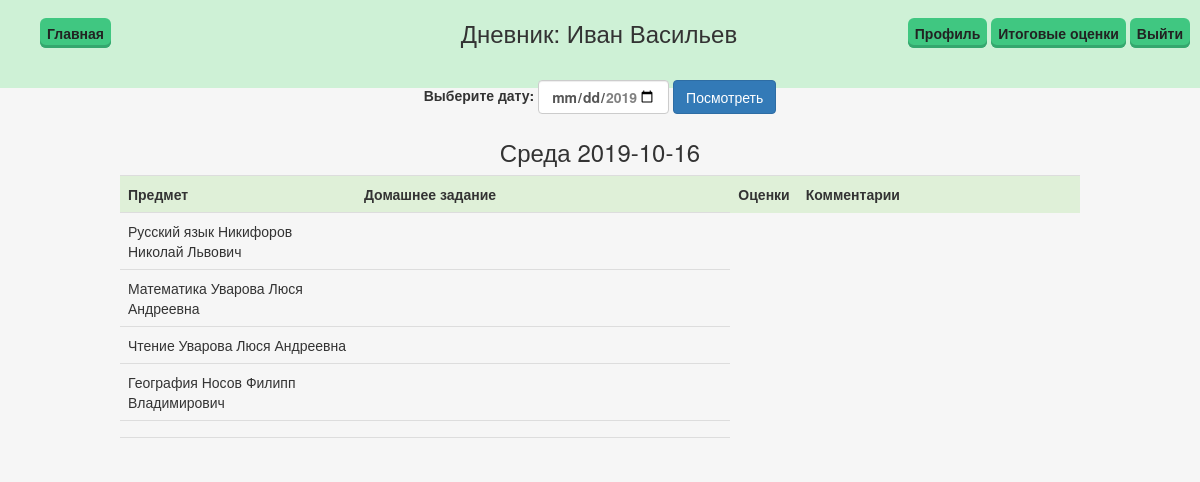
The app's page /main/me/ (signed in) with its own data.
### login/models.py (models this page shows, shortened)
class Schedule(models.Model):
    class Meta():
        db_table = 'schedule'
    classes = models.ForeignKey(Clas)
    s1 = models.ForeignKey(Rasp,related_name='rasp_s1',blank=True,null=True)
    s2 = models.ForeignKey(Rasp,related_name='pasp_s2',blank=True,null=True)
    s3 = models.ForeignKey(Rasp, related_name='rasp_s3',blank=True,null=True)
    s4 = models.ForeignKey(Rasp, related_name='pasp_s4',blank=True,null=True)
    s5 = models.ForeignKey(Rasp, related_name='rasp_s5',blank=True,null=True)
    s6 = models.ForeignKey(Rasp, related_name='pasp_s6',blank=True,null=True)
    s7 = models.ForeignKey(Rasp, related_name='rasp_s7',blank=True,null=True)
    s8 = models.ForeignKey(Rasp, related_name='pasp_s8',blank=True,null=True)
    st_day = models.DateField()
    end_day = models.DateField()
    date = myFields.DayOfTheWeekField()

class Rasp(models.Model):
    class Meta():
        db_table = 'rasp'
    teacher = models.ForeignKey(Teacher)
    subject = models.ForeignKey(Subject)
    def __str__(self):
        return "%s %s" % (self.subject,self.teacher)

class Subject(models.Model):
    class Meta():
        db_table = 'subject'
    name = models.CharField(max_length=100)
    def __str__(self):
        return "%s" % self.name

class Teacher(models.Model):
    class Meta():
        db_table = 'teacher'
    fname = models.CharField(max_length=100)
    sname = models.CharField(max_length=100)
    thname = models.CharField(max_length=100)
    staj = models.PositiveIntegerField()
    def __str__(self):
        return "%s %s %s" % (self.sname,self.fname,self.thname)

### main/views.py (the view)
# urls.py: url(r'^',views.show,name='api'),
def show(request):
    if request.user.is_authenticated():
        dnevnik(request,dicts)
        return render_to_response('dnevnik.html',dicts)
    else:
        return redirect('/auth/login')

### login/forms.py
class ProfileForm(forms.ModelForm):
    class Meta:
        model = Profile
        exclude = [""]

### login/models.py (called while the page is built)
    def __str__(self):
        return "%s" % (self.char_class)

### templates/dnevnik.html (shortened to what this page needs)
{% extends 'bar/top_bar.html' %}
{% block dnevnik %}
    <div class="all-content">
    <form action="" method="GET" class="form-inline text-center">
     <label>Выберите дату:
     <input type="date" name="date" min ="{{ sched.st_day }}" max="{{ sched.end_day }}" class="form-control">
     <input type="submit" value="Посмотреть" class="btn btn-primary"></label>
    </form>
    <div id="tabless">
    <h3 align="center">{{ weekday }} {{ date }}</h3>
    {% if sched %}
    <table border=0 align=center class="table" width=90%>
        <tr class="success"><th width=25%>Предмет</th>
            <th width=40%>Домашнее задание</th>
		    <th width=5%>Оценки</th>
            <th width=40%>Комментарии</th>
        </tr>
        <tr><td width=25%>{% if sched.s1%}{{ sched.s1 }}{% endif %}</td>
             <td width=40%>
                </td>
        </tr>
        <tr><td width=25%>{% if sched.s2%}{{ sched.s2 }}{% endif %}</td>
            <td width=40%>
                </td>
        </tr>
        <tr><td width=25%>{% if sched.s3%}{{ sched.s3 }}{% endif %}</td>
             <td width=40%>
                </td>
        </tr>
        <tr><td width=25%>{% if sched.s4%}{{ sched.s4 }}{% endif %}</td>
             <td width=40%>
                </td>
        </tr>
        <tr><td width=25%>{% if sched.s5%}{{ sched.s5 }}{% endif %}</td>
             <td width=40%>
                </td>
        </tr>
        <tr><td width=25%>{% if sched.s6%}{{ sched.s6 }}{% endif %}</td>
             <td width=40%>
                </td>
        </tr>
    </table>
</div>
    {% else %}
    <h1 align="center">Выходной день</h1>
    {% endif %}
    </div>
{% endblock %}

### templates/bar/top_bar.html
{% extends 'main.html' %}
{% block topbar %}
<div class="menu">
   <div class="top-menu">
    <ul>
        <div class="btn-group navbar-btn navbar-left">
            <li><a href="/main/me" class="click1">Главная</a></li>
        </div>
        <div style="margin-left:10px;margin-right:10px;float:left" class="btn-group navbar-btn navbar-right"> <li><a href="/main/profile" class="click1">Профиль</a></li>
        <li><a href="/main/values" class="click1">Итоговые оценки</a></li>
        <li class="button1"><a href="/auth/logout" class="click1">Выйти</a></li>
        </div>
    </ul>
    </div>
<div class="item-center"><h3>Дневник: {{ fname }} {{ sname }}</h3></div>
</div>
{% endblock %}

### static/css/main.css (style rules this page uses)
body { background-color: rgba(128, 128, 128, 0.07); }
a.click1 { font-weight: 700; color: white; text-decoration: none; padding: .8em 1em; border-radius: 6px; background: rgb(64,199,129); box-shadow: 0 -3px rgb(53,167,110) inset; transition: 0.2s; }
.button1 { right: 0%; }
#tabless { width: 80%; margin: 0 auto; }
.top-menu li { list-style:none; display:inline-block; background:none; position:relative; }
.top-menu li a { color:#222; padding:5px 7px; text-decoration:none; display:block; }
.menu { overflow: hidden; height: 11%; width: 100%; position: absolute; background-color: rgba(85, 224, 115, 0.25); }
.item-center { margin: auto; width: 50%; position: static; text-align: center; }
.all-content { top: 80px; height: 89%; position: relative; }

### records on screen
Schedule: s1 "Русский язык Никифоров Николай Львович", s2 "Математика Уварова Люся Андреевна", s3 "Чтение Уварова Люся Андреевна", s4 "География Носов Филипп Владимирович"

### other values on screen
{{ fname }} "Иван"
{{ sname }} "Васильев"
{{ weekday }} "Среда"
{{ date }} "2019-10-16"
